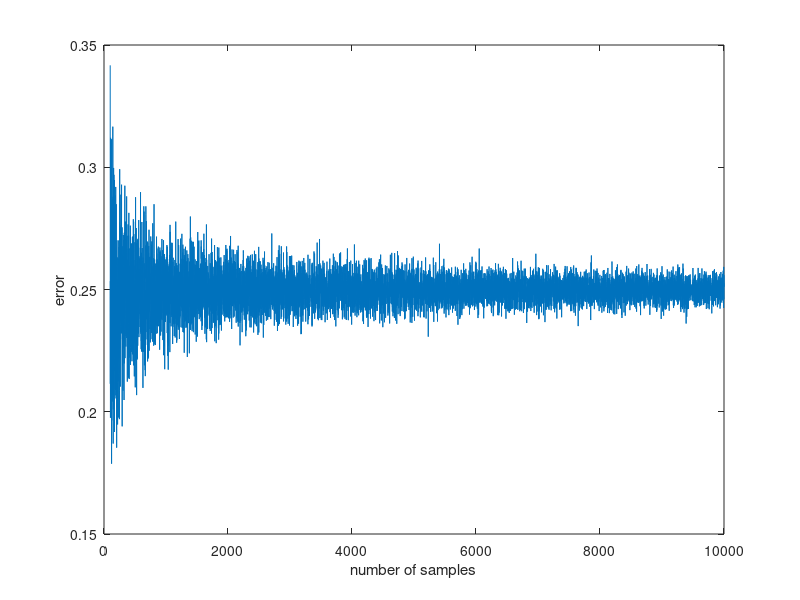

The MATLAB source for this figure:
% MATLAB program for exercise 3 in course 02457
% This program is for part 1 out of 3 
%
% "main3a" illustrates the use of a linear model and discriminant
% in a single layer network.
% 
% The parameters that should be changed are
%   w_t        : the true weight-vector used to generate training-set
%   noiselevel : the Variance of Gaussian noise on training-set
%   N          : Number of points in training set (= n^2)
% 
% The number of dimensions can be changed (by changing length of w_t),
% but the result is only plotted for w_t=[w0 w1 w2]'

%   (c) Karam Sidaros, September 1999.
%  Uses 
%

%%%%%%%%%%%%%%%%%%%%%%%%% Part 1 %%%%%%%%%%%%%%%%%%%%%%%%%%%
%%%%%%%%%%%%%%%%%%%%%  Linear Models %%%%%%%%%%%%%%%%%%%%%%%
%%%%%%%%%%%%%%%%%%%%%%%%%%%%%%%%%%%%%%%%%%%%%%%%%%%%%%%%%%%%
warning off

%%%%%%%%%%%%%%%%%%%%%%% Parameters %%%%%%%%%%%%%%%%%%%%%%%%%%%%%
w_t = [7 3 5]';	   % True weights

noiselevel = 0.5;    % Standard deviation of Gaussian noise on data
  
err_vector = []
samples_vector = []

for num_samples=100:1:10000
    N = num_samples;           % Number of points in training set

    d = length(w_t)-1;  % Number of dimensions
    n=round(N^(1/d));  % Number of points in each dimension
    N = n^d;    
    
    x0 = -1:2/(n-1):1;
    x0 = x0';
    
    X = ones(N,1);     % X matrix on a d-dimensional meshgrid
    X(:,2) = repmat(x0,n^(d-1),1);
    
    for a = 3:d+1;
        v = repmat(X(1:n^(a-2),a-1),1,n)';
        v = v(:);
        X(:,a) = repmat(v,n^(d-a+1),1);
    end
    
    T = (X*w_t);
    noise = randn(N,1) * noiselevel;
    T = T + noise;

    w = pinv(X)*T;
    %w = inv(X'*X)*X'*T

    Y = X*w;
    err = mean((Y-T).^2);
    samples_vector = [samples_vector num_samples];
    err_vector = [err_vector err];
end

figure(1);
plot(samples_vector, err_vector);
xlabel('number of samples');
ylabel('error');